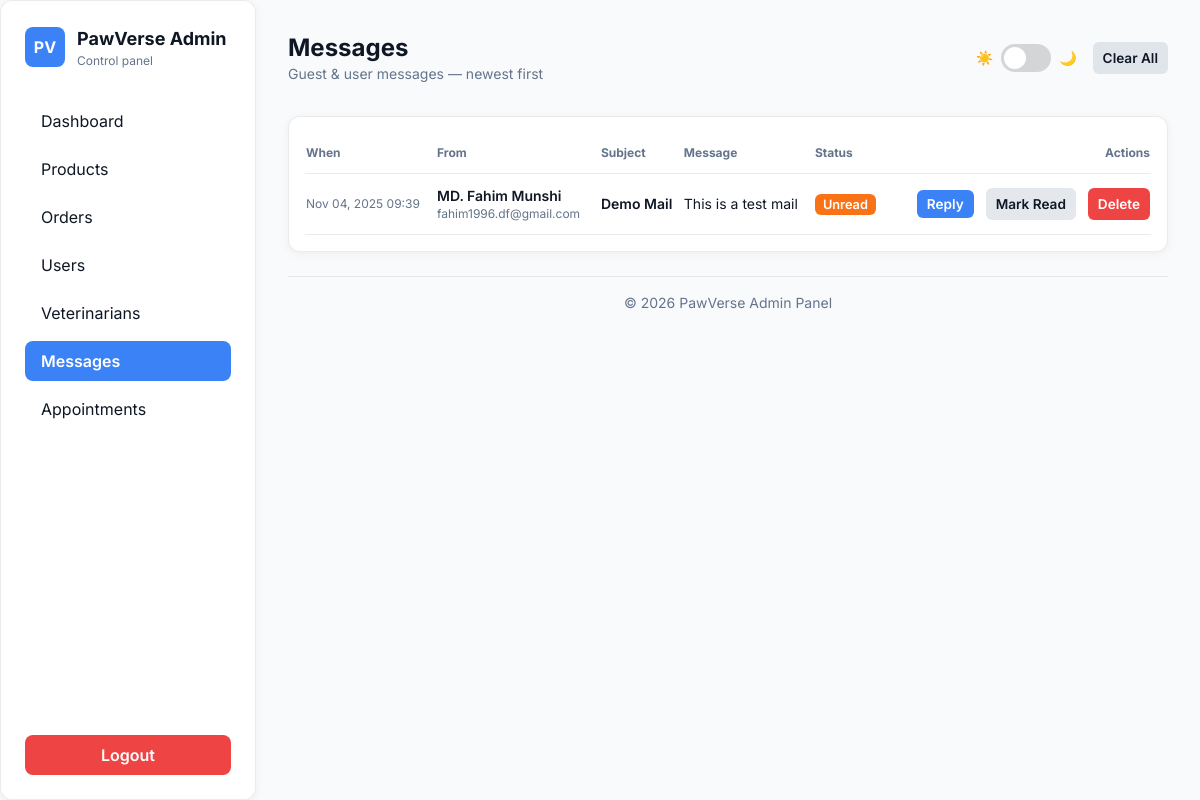
Page /admin/messages.php (signed in) on the committed database.
### tables this page shows
CREATE TABLE `messages` (
  `id` int(11) NOT NULL,
  `user_id` int(11) DEFAULT NULL,
  `sender_email` varchar(191) DEFAULT NULL,
  `sender_name` varchar(191) DEFAULT NULL,
  `subject` varchar(150) DEFAULT NULL,
  `message` text NOT NULL,
  `is_read` tinyint(1) NOT NULL DEFAULT 0,
  `status` enum('unread','read') DEFAULT 'unread',
  `created_at` timestamp NOT NULL DEFAULT current_timestamp()
);

### admin/messages.php (the view, shortened to what this page needs)
<?php
require_once __DIR__ . '/../config/db.php';
$conn->query("
  CREATE TABLE IF NOT EXISTS activity_log (
    id INT AUTO_INCREMENT PRIMARY KEY,
    user_id INT NULL,
    action VARCHAR(191) NOT NULL,
    details TEXT NULL,
    created_at TIMESTAMP DEFAULT CURRENT_TIMESTAMP
  ) ENGINE=InnoDB DEFAULT CHARSET=utf8mb4;
");
$messages = $conn->query("SELECT * FROM messages ORDER BY created_at DESC")->fetch_all(MYSQLI_ASSOC);
?>
<!DOCTYPE html>
<html lang="en">
<head>
<script src="https://cdn.tailwindcss.com"></script>
</head>
<body>
<div class="min-h-screen flex">
  <aside class="fixed top-0 left-0 h-full w-64 p-6 panel flex flex-col justify-between">
    <div>
      <div class="flex items-center gap-3 mb-8">
        <div class="w-10 h-10 rounded-lg flex items-center justify-center bg-[color:var(--accent)] text-white font-bold">PV</div>
        <div>
          <h3 class="text-lg font-bold">PawVerse Admin</h3>
          <div class="text-xs muted">Control panel</div>
        </div>
      </div>
      <nav class="space-y-2">
        <a href="dashboard.php" class="block px-4 py-2 rounded-lg hover:bg-[color:var(--accent)]/10">Dashboard</a>
        <a href="products.php" class="block px-4 py-2 rounded-lg hover:bg-[color:var(--accent)]/10">Products</a>
        <a href="orders.php" class="block px-4 py-2 rounded-lg hover:bg-[color:var(--accent)]/10">Orders</a>
        <a href="users.php" class="block px-4 py-2 rounded-lg hover:bg-[color:var(--accent)]/10">Users</a>
        <a href="veterinarians.php" class="block px-4 py-2 rounded-lg hover:bg-[color:var(--accent)]/10">Veterinarians</a>
        <a href="messages.php" class="block px-4 py-2 rounded-lg bg-[color:var(--accent)] text-white font-semibold">Messages</a>
        <a href="appointments.php" class="block px-4 py-2 rounded-lg hover:bg-[color:var(--accent)]/10 transition">Appointments</a>
      </nav>
    </div>
    <form action="../auth/logout.php" method="POST">
      <button class="w-full bg-red-500 hover:bg-red-600 py-2 text-white rounded-lg font-semibold">Logout</button>
    </form>
  </aside>
  <main class="flex-1 ml-64 p-8">
    <div class="flex items-center justify-between mb-8">
      <div>
        <h1 class="text-2xl font-bold">Messages</h1>
        <p class="muted text-sm">Guest & user messages — newest first</p>
      </div>
      <div class="flex items-center gap-4">
        <div class="flex items-center gap-2">
          <span class="text-sm">☀️</span>
          <div id="themeSwitch" class="switch"><div class="knob"></div></div>
          <span class="text-sm">🌙</span>
        </div>
        <div>
          <button id="clearAllBtn" class="btn btn-gray">Clear All</button>
        </div>
      </div>
    </div>
    <section class="panel p-4 overflow-x-auto">
      <table class="min-w-full text-sm">
        <thead>
          <tr class="text-left border-b border-[color:var(--border)] muted text-xs">
            <th class="py-3">When</th>
            <th class="py-3">From</th>
            <th class="py-3">Subject</th>
            <th class="py-3">Message</th>
            <th class="py-3">Status</th>
            <th class="py-3 text-right">Actions</th>
          </tr>
        </thead>
        <tbody>
          <?php if (empty($messages)): ?>
            <tr><td colspan="6" class="py-6 text-center muted">No messages yet.</td></tr>
          <?php else: foreach ($messages as $m):
            $sender = ['name'=>'Guest','email'=>'—'];
            if (!empty($u)) $sender = $u;
            else {
              if (!empty($m['sender_name'])) $sender['name']=$m['sender_name'];
              if (!empty($m['sender_email'])) $sender['email']=$m['sender_email'];
            }
            $is_read = intval($m['is_read']);
            $badge = $is_read ? '<span class="badge badge-read">Read</span>' : '<span class="badge badge-unread">Unread</span>';
          ?>
          <tr class="border-b border-[color:var(--border)]">
            <td class="py-3 muted text-xs"><?php echo date('M d, Y H:i', strtotime($m['created_at'])); ?></td>
            <td class="py-3"><div class="font-semibold"><?php echo htmlspecialchars($sender['name']); ?></div><div class="text-xs muted"><?php echo htmlspecialchars($sender['email']); ?></div></td>
            <td class="py-3 font-semibold"><?php echo htmlspecialchars($m['subject']); ?></td>
            <td class="py-3 text-sm"><?php echo nl2br(htmlspecialchars($m['message'])); ?></td>
            <td class="py-3"><?php echo $badge; ?></td>
            <td class="py-3 text-right space-x-2">
              <a href="mailto:<?php echo rawurlencode($sender['email']); ?>?subject=<?php echo rawurlencode('Re: '.$m['subject']); ?>" class="btn btn-blue">Reply</a>
              <form method="POST" class="inline-block">
                <button type="submit" class="btn btn-gray"><?php echo $is_read ? 'Mark Unread' : 'Mark Read'; ?></button>
              </form>
              <form method="POST" class="inline-block">
                <button type="submit" class="btn btn-red">Delete</button>
              </form>
            </td>
          </tr>
          <?php endforeach; endif; ?>
        </tbody>
      </table>
    </section>
    <footer class="text-center text-sm muted mt-6 border-t border-[color:var(--border)] pt-4">
      © <?php echo date('Y'); ?> PawVerse Admin Panel
    </footer>
  </main>
</div>
</body>
</html>

### admin/messages.php (style rules this page uses)
:root { --bg: #f8fafc; --panel:#ffffff; --text:#0f1724; --muted:#64748b; --accent:#3b82f6; --border:rgba(0,0,0,0.08); }
body { background:var(--bg); color:var(--text); font-family:"Inter",sans-serif; transition:background .4s,color .4s; }
.panel { background:var(--panel); border:1px solid var(--border); border-radius:0.75rem; box-shadow:0 2px 10px rgba(0,0,0,0.05); }
.muted { color:var(--muted); }
.badge { padding:3px 8px; border-radius:6px; font-weight:600; font-size:0.8rem; }
.badge-unread { background:#f97316; color:white; }
.btn { padding:6px 10px; font-size:0.85rem; border-radius:6px; font-weight:600; transition:all .2s; }
.btn-blue { background:var(--accent); color:white; }
.btn-gray { background:rgba(148,163,184,0.25); color:var(--text); }
.btn-red { background:#ef4444; color:white; }
.switch { width:50px; height:28px; border-radius:999px; padding:3px; display:inline-flex; align-items:center; cursor:pointer; background:rgba(0,0,0,0.15); transition:.25s; }
.switch .knob { width:22px; height:22px; border-radius:999px; background:white; transform:translateX(0); transition:transform .25s; }

### rows in the picture
messages: created_at "Nov 04, 2025 09:39", sender_name "MD. Fahim Munshi", sender_email "fahim1996.df@gmail.com", subject "Demo Mail", message "This is a test mail", is_read "Unread"
